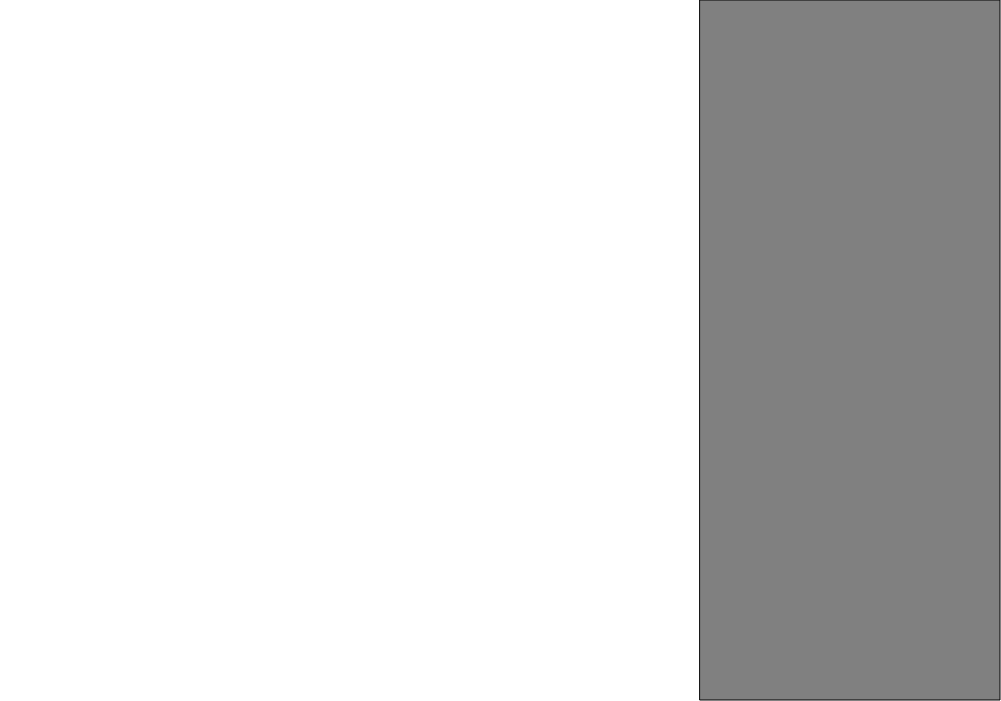
Frame 1 (no input)
Frame 60 (no input): identical to frame 1, image omitted
Frame 120 (the mouse pressed at the canvas centre since frame 60): identical to frame 1, image omitted

The p5.js sketch that drew this single still picture (run headless with seeded random() and noise() and a simulated clock; from frame 60 on, the mouse is pressed at the canvas centre):

// p5.js sketch
// ── sketch.js
function setup() {
  createCanvas(1001, 701);
  frameRate(30);
}

function draw() {
  background(255);
  fill(128,128,128);
  rect(700,0,300,700);
}
